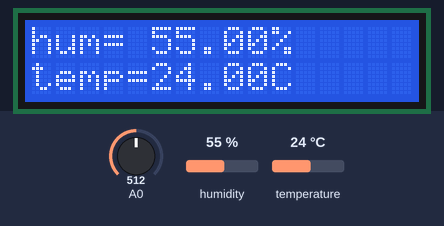
Simulated run of this sketch. Board: ESP8266 (NodeMCU). Shown: 16×2 character LCD. Inputs (shaded band) come from the test bench; at power-on: A0 = 512, humidity 55 %, temperature 24 °C. WiFi joins after 1.5 s; servers stay silent unless stated; not simulated (calls return 0 or success): secrets.h; what the sketch prints to the serial monitor is not drawn.

Above: at 10.6 s.
10.7 s: A0 set to 610
At 15.5 s:
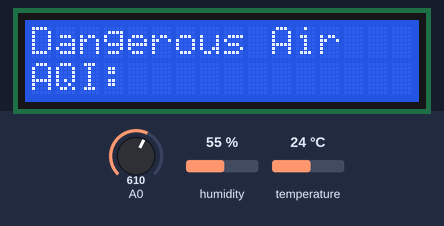
21.2 s: A0 set to 590
At 26.4 s:
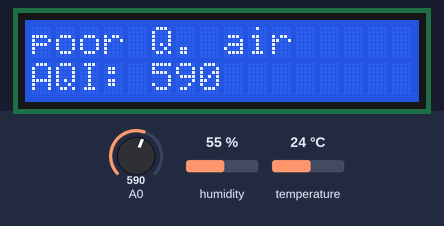
31.7 s: A0 set to 340
At 36.2 s:
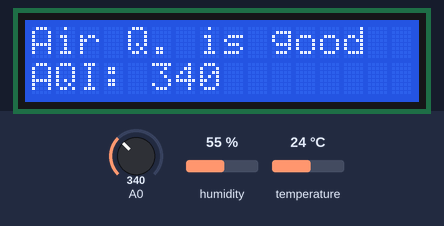
42.2 s: humidity set to 22 %
At 44.5 s:
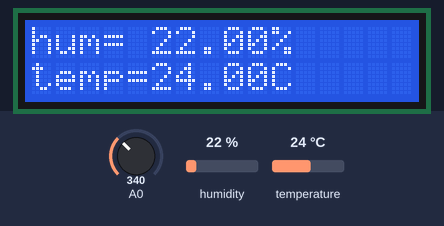
47.7 s: temperature set to 12 °C
At 52.6 s:
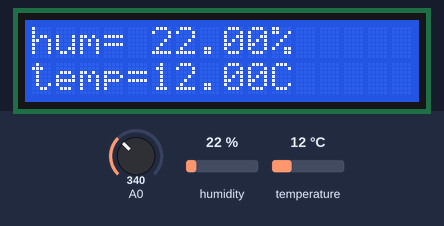
57.9 s: humidity set to 40 %
At 62.6 s:
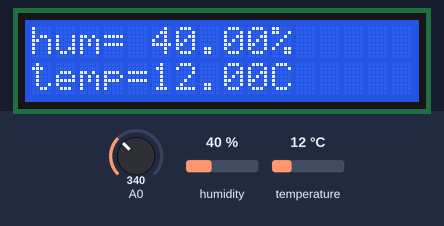
Timing chart, 0 to 64.1 s (numbered marks = the images above; inputs shaded):
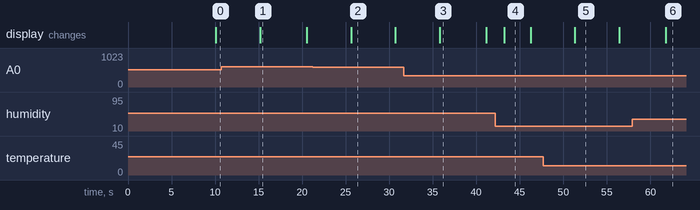

Measured:
- after the input at 10.7 s, the display: changes after 4.5 s (image 1)
- after the input at 21.2 s, the display: changes after 4.4 s (image 2)
- after the input at 31.7 s, the display: changes after 4.1 s (image 3)
- after the input at 42.2 s, the display: changes after 1.0 s (image 4)
- after the input at 47.7 s, the display: changes after 3.6 s (image 5)
- after the input at 57.9 s, the display: changes after 3.9 s (image 6)
- what the display in image 1 shows lasts 5.3 s, from 15.2 s to 20.5 s

The sketch:

DHT11_MQ135_THINGSPEAK.ino
```cpp
#include <LiquidCrystal.h>
#include "DHT.h"

#include "ThingSpeak.h"
#include "secrets.h"
#include <ESP8266WiFi.h>
#define DHTPIN D1
#define DHTTYPE DHT11
DHT dht(DHTPIN, DHTTYPE);
// initialize the library by associating any needed LCD interface pin
// with the arduino pin number it is connected to
const int rs = D2, en = D3, d4 = D4, d5 = D5, d6 = D6, d7 = D7;
LiquidCrystal lcd(rs, en, d4, d5, d6, d7);
char ssid[] = SECRET_SSID;   // your network SSID (name)
char pass[] = SECRET_PASS;   // your network password
int keyIndex = 0;            // your network key Index number (needed only for WEP)
WiFiClient  client;

unsigned long myChannelNumber = SECRET_CH_ID;
const char * myWriteAPIKey = SECRET_WRITE_APIKEY;

boolean flag=LOW;
uint32_t delayMS;
// Initialize our values
int number1 ;
int number2 ;
String myStatus = "";
void setup() {
  // set up the LCD's number of columns and rows:
  lcd.begin(16, 2);
  // Print a message to the LCD.
  lcd.setCursor(3,0); lcd.print("Air Quality");lcd.setCursor(0,1);lcd.print("monitoring systm");
  dht.begin();pinMode(A0,INPUT);
  Serial.begin(9600);WiFi.mode(WIFI_STA);
  ThingSpeak.begin(client);  // Initialize ThingSpeak
  delay(5000);
}
unsigned long tim=0,tim1=0;;float h,t;int val;
void loop() {
  if(WiFi.status() != WL_CONNECTED){
    Serial.print("Attempting to connect to SSID: ");
    Serial.println(SECRET_SSID);
    while(WiFi.status() != WL_CONNECTED){
      WiFi.begin(ssid, pass);  // Connect to WPA/WPA2 network. Change this line if using open or WEP network
      Serial.print(".");
      delay(5000);
    }
    Serial.println("\nConnected.");
  }
  // set the cursor to column 0, line 1
  // (note: line 1 is the second row, since counting begins with 0):
  lcd.setCursor(0, 1);

if(millis()-tim>5000){
  tim=millis();
flag=!flag;
}

if(flag==LOW){
// READ THE GAS SENSOR
 val = analogRead(A0);
if ((val >350) &&(val<600)){lcdclear();
lcd.setCursor(0,1);lcd.print("AQI: ");lcd.setCursor(5,1);
lcd.print(val);lcd.setCursor(0,0);lcd.print("                    ");
lcd.setCursor(0,0);lcd.print("poor Q. air");
delay(1000);
}
  if (val <350){
    lcdclear();
lcd.setCursor(0,1);lcd.print("AQI:");lcd.setCursor(5,1);
lcd.print(val);lcd.setCursor(0,0);lcd.print("                    ");
lcd.setCursor(0,0);lcd.print("Air Q. is good");delay(1000);
}
if (val >600){
lcdclear();
lcd.setCursor(0,1);lcd.print("AQI: ");lcd.setCursor(5,1);lcd.print("       ");lcd.setCursor(5,1);

lcd.setCursor(0,0);lcd.print("Dangerous Air");delay(1000);
}
}

if(flag==HIGH){
h = dht.readHumidity();
//  // Read temperature as Celsius (the default)
t = dht.readTemperature();
if (isnan(h) || isnan(t)) {
  lcdclear();
  lcd.setCursor(0,0);lcd.print("DHT 11failed");
  delay(1000);
}
else{lcdclear();
lcd.setCursor(0,0);lcd.print("hum=");lcd.setCursor(5,0);
lcd.print(h);lcd.setCursor(10,0);lcd.print("%");
lcd.setCursor(0,1);lcd.print("temp=");lcd.setCursor(5,1);
lcd.print(t);lcd.setCursor(10,1);lcd.print("C");
delay(1000);
}
}
if(millis()-tim1>20000){
  ThingSpeak.setField(1, h);
  ThingSpeak.setField(2, t);
  ThingSpeak.setField(3, val);

  // write to the ThingSpeak channel
  int x = ThingSpeak.writeFields(myChannelNumber, myWriteAPIKey);
  if(x == 200){
    Serial.println("Channel update successful.");
  }
  else{
    Serial.println("Problem updating channel. HTTP error code " + String(x));
  }
  tim1=millis();
}
}
void lcdclear(){
  lcd.setCursor(0,0);lcd.print("                ");
  lcd.setCursor(0,1);lcd.print("                ");
}
/////////////////////***************************************
```
